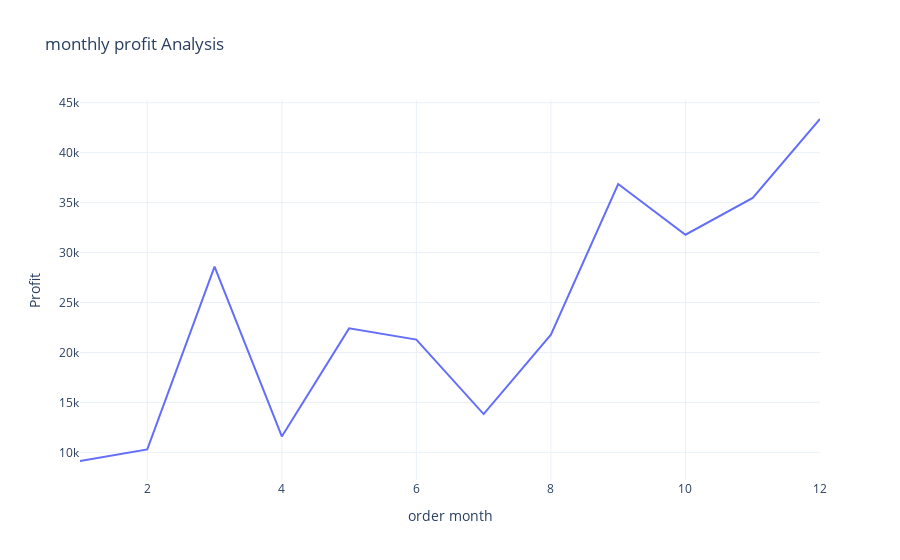

Here is the notebook cell this chart was saved with:
### Code cell
fig.show()

### Figure 1 — Plotly figure (JSON) as saved in the notebook; plotly's stock layout.template omitted (floating-point values rounded to 4 significant figures)
{"data": [{"hovertemplate": "order month=%{x}<br>Profit=%{y}<extra></extra>", "legendgroup": "", "line": {"color": "#636efa", "dash": "solid"}, "marker": {"symbol": "circle"}, "mode": "lines", "name": "", "orientation": "v", "showlegend": false, "type": "scatter", "x": [1, 2, 3, 4, 5, 6, 7, 8, 9, 10, 11, 12], "xaxis": "x", "y": [9134.0, 10290.0, 28590.0, 11590.0, 22410.0, 21290.0, 13830.0, 21780.0, 36860.0, 31780.0, 35470.0, 43370.0], "yaxis": "y"}], "layout": {"autosize": true, "legend": {"tracegroupgap": 0}, "title": {"text": "monthly profit Analysis"}, "xaxis": {"anchor": "y", "autorange": true, "domain": [0, 1], "range": [1, 12], "title": {"text": "order month"}, "type": "linear"}, "yaxis": {"anchor": "x", "autorange": true, "domain": [0, 1], "range": [7233.0, 45270.0], "title": {"text": "Profit"}, "type": "linear"}}}
